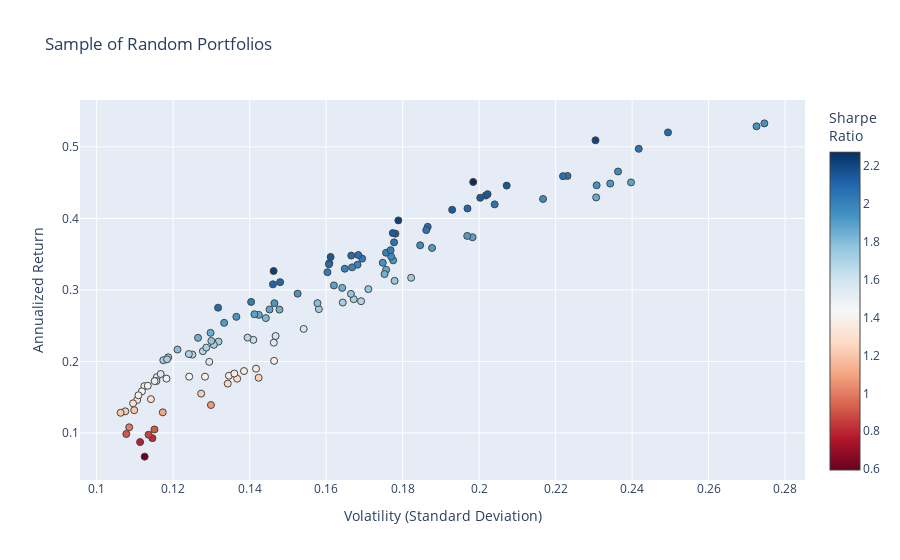

This figure's notebook cell:
### Code cell
fig = go.Figure()
fig.add_trace(go.Scatter(
    x=mean_variance_pairs[:, 1]**0.5,
    y=mean_variance_pairs[:, 0],
    mode='markers',
    marker=dict(
        color=(mean_variance_pairs[:, 0])/(mean_variance_pairs[:, 1]**0.5),
        showscale=True, 
        size=7,
        line=dict(width=1),
        colorscale="RdBu",
        colorbar=dict(title="Sharpe<br>Ratio")
    ),
    hoverinfo='text',
    text=hover_texts
))

fig.update_layout(
    title='Sample of Random Portfolios',
    xaxis_title='Volatility (Standard Deviation)',
    yaxis_title='Annualized Return',
)

fig.show()

### Figure 1 — Plotly figure (JSON) as saved in the notebook; plotly's stock layout.template omitted (floating-point values rounded to 4 significant figures)
{"data": [{"hoverinfo": "text", "marker": {"color": [1.259, 1.593, 1.287, 1.844, 1.884, 1.072, 1.218, 1.099, 1.245, 0.8106, 1.489, 1.911, 1.681, 1.971, 1.74, 1.761, 1.372, 1.547, 1.339, 1.393, 0.5956, 0.9121, 1.758, 1.907, 0.8598, 1.868, 1.347, 0.7848, 2.056, 1.963, 1.347, 1.923, 1.838, 1.341, 1.44, 1.934, 1.633, 1.728, 1.291, 1.541, 1.862, 1.728, 1.605, 2.126, 1.718, 2.141, 1.807, 1.785, 1.674, 2.136, 1.915, 1.719, 1.934, 1.677, 1.717, 1.769, 1.322, 1.999, 1.905, 1.959, 1.94, 1.678, 1.993, 1.862, 2.151, 1.844, 1.539, 1.933, 1.472, 1.494, 1.89, 2.029, 0.9161, 2.101, 2.026, 2.081, 2.071, 0.9956, 1.564, 1.988, 1.878, 1.499, 2.062, 2.099, 1.884, 1.922, 1.922, 2.004, 1.706, 2.232, 2.061, 2.057, 1.878, 1.465, 2.089, 2.221, 2.018, 1.213, 2.011, 1.416, 2.139, 1.201, 1.696, 1.789, 2.148, 2.101, 1.734, 1.715, 2.059, 1.94, 2.141, 2.089, 2.146, 2.089, 1.71, 2.107, 1.378, 2.272, 1.76, 1.97, 2.21, 1.208, 1.842, 2.068, 1.849, 2.086, 1.292], "colorbar": {"title": {"text": "Sharpe<br>Ratio"}}, "colorscale": [[0, "rgb(103,0,31)"], [0.1, "rgb(178,24,43)"], [0.2, "rgb(214,96,77)"], [0.3, "rgb(244,165,130)"], [0.4, "rgb(253,219,199)"], [0.5, "rgb(247,247,247)"], [0.6, "rgb(209,229,240)"], [0.7, "rgb(146,197,222)"], [0.8, "rgb(67,147,195)"], [0.9, "rgb(33,102,172)"], [1, "rgb(5,48,97)"]], "line": {"width": 1}, "showscale": true, "size": 7}, "mode": "markers", "text": ["Return: 16.91%<br>Volatility: 0.13<br>TMO_adj_close: Weight=0.18<br>JPM_adj_close: Weight=0.11<br>NEE_adj_close: Weight=0.22<br>PFE_adj_close: Weight=0.09<br>ACN_adj_close: Weight=0.39", "Return: 24.55%<br>Volatility: 0.15<br>CSCO_adj_close: Weight=0.26<br>PFE_adj_close: Weight=0.07<br>WFC_adj_close: Weight=0.26<br>NVDA_adj_close: Weight=0.20<br>NEE_adj_close: Weight=0.21", "Return: 17.59%<br>Volatility: 0.14<br>CMCSA_adj_close: Weight=0.12<br>DHR_adj_close: Weight=0.12<br>T_adj_close: Weight=0.28<br>GOOGL_adj_close: Weight=0.38<br>VZ_adj_close: Weight=0.10", "Return: 27.26%<br>Volatility: 0.15<br>NEE_adj_close: Weight=0.26<br>ABBV_adj_close: Weight=0.24<br>NVDA_adj_close: Weight=0.22<br>PEP_adj_close: Weight=0.24<br>BMY_adj_close: Weight=0.05", "Return: 37.36%<br>Volatility: 0.20<br>NVDA_adj_close: Weight=0.33<br>XOM_adj_close: Weight=0.22<br>GOOGL_adj_close: Weight=0.19<br>ADBE_adj_close: Weight=0.25<br>CMCSA_adj_close: Weight=0.00", "Return: 13.92%<br>Volatility: 0.13<br>NEE_adj_close: Weight=0.62<br>GOOG_adj_close: Weight=0.08<br>MCD_adj_close: Weight=0.05<br>PG_adj_close: Weight=0.16<br>KO_adj_close: Weight=0.08", "Return: 15.51%<br>Volatility: 0.13<br>CSCO_adj_close: Weight=0.14<br>MCD_adj_close: Weight=0.33<br>DIS_adj_close: Weight=0.01<br>CMCSA_adj_close: Weight=0.34<br>WMT_adj_close: Weight=0.18", "Return: 12.89%<br>Volatility: 0.12<br>KO_adj_close: Weight=0.33<br>UNH_adj_close: Weight=0.11<br>ACN_adj_close: Weight=0.25<br>CSCO_adj_close: Weight=0.00<br>VZ_adj_close: Weight=0.31", "Return: 17.72%<br>Volatility: 0.14<br>AMZN_adj_close: Weight=0.12<br>NEE_adj_close: Weight=0.23<br>TMO_adj_close: Weight=0.15<br>DIS_adj_close: Weight=0.20<br>BAC_adj_close: Weight=0.30", "Return: 9.29%<br>Volatility: 0.11<br>PFE_adj_close: Weight=0.29<br>COST_adj_close: Weight=0.23<br>KO_adj_close: Weight=0.29<br>WMT_adj_close: Weight=0.14<br>JPM_adj_close: Weight=0.06", "Return: 17.60%<br>Volatility: 0.12<br>NEE_adj_close: Weight=0.37<br>V_adj_close: Weight=0.10<br>WFC_adj_close: Weight=0.12<br>NVDA_adj_close: Weight=0.06<br>JNJ_adj_close: Weight=0.35", "Return: 35.87%<br>Volatility: 0.19<br>PYPL_adj_close: Weight=0.22<br>MSFT_adj_close: Weight=0.19<br>ACN_adj_close: Weight=0.25<br>NVDA_adj_close: Weight=0.16<br>AMZN_adj_close: Weight=0.18", "Return: 28.43%<br>Volatility: 0.17<br>PG_adj_close: Weight=0.05<br>PEP_adj_close: Weight=0.03<br>NVDA_adj_close: Weight=0.18<br>T_adj_close: Weight=0.39<br>DHR_adj_close: Weight=0.35", "Return: 42.71%<br>Volatility: 0.22<br>GOOG_adj_close: Weight=0.15<br>META_adj_close: Weight=0.03<br>LLY_adj_close: Weight=0.16<br>VZ_adj_close: Weight=0.20<br>NVDA_adj_close: Weight=0.46", "Return: 31.70%<br>Volatility: 0.18<br>NKE_adj_close: Weight=0.13<br>JNJ_adj_close: Weight=0.13<br>MA_adj_close: Weight=0.24<br>PYPL_adj_close: Weight=0.29<br>NVDA_adj_close: Weight=0.21", "Return: 30.11%<br>Volatility: 0.17<br>MA_adj_close: Weight=0.26<br>NVDA_adj_close: Weight=0.23<br>UNH_adj_close: Weight=0.05<br>HD_adj_close: Weight=0.24<br>BMY_adj_close: Weight=0.23", "Return: 20.09%<br>Volatility: 0.15<br>V_adj_close: Weight=0.08<br>UNH_adj_close: Weight=0.21<br>MSFT_adj_close: Weight=0.22<br>JPM_adj_close: Weight=0.29<br>VZ_adj_close: Weight=0.19", "Return: 22.63%<br>Volatility: 0.15<br>MCD_adj_close: Weight=0.35<br>MDT_adj_close: Weight=0.02<br>GOOG_adj_close: Weight=0.30<br>ADBE_adj_close: Weight=0.22<br>LLY_adj_close: Weight=0.11", "Return: 18.01%<br>Volatility: 0.13<br>DHR_adj_close: Weight=0.16<br>MCD_adj_close: Weight=0.39<br>BMY_adj_close: Weight=0.02<br>COST_adj_close: Weight=0.16<br>LLY_adj_close: Weight=0.27", "Return: 17.88%<br>Volatility: 0.13<br>COST_adj_close: Weight=0.31<br>V_adj_close: Weight=0.23<br>MA_adj_close: Weight=0.04<br>UNH_adj_close: Weight=0.23<br>JNJ_adj_close: Weight=0.19", "Return: 6.70%<br>Volatility: 0.11<br>MDT_adj_close: Weight=0.26<br>PG_adj_close: Weight=0.17<br>VZ_adj_close: Weight=0.29<br>KO_adj_close: Weight=0.15<br>PFE_adj_close: Weight=0.13", "Return: 10.50%<br>Volatility: 0.12<br>PG_adj_close: Weight=0.25<br>MA_adj_close: Weight=0.19<br>PEP_adj_close: Weight=0.12<br>PFE_adj_close: Weight=0.24<br>JNJ_adj_close: Weight=0.20", "Return: 31.27%<br>Volatility: 0.18<br>V_adj_close: Weight=0.31<br>PYPL_adj_close: Weight=0.04<br>NVDA_adj_close: Weight=0.28<br>CVX_adj_close: Weight=0.23<br>VZ_adj_close: Weight=0.14", "Return: 37.55%<br>Volatility: 0.20<br>NVDA_adj_close: Weight=0.33<br>AAPL_adj_close: Weight=0.29<br>GOOGL_adj_close: Weight=0.17<br>LMT_adj_close: Weight=0.15<br>CMCSA_adj_close: Weight=0.06", "Return: 9.76%<br>Volatility: 0.11<br>MRK_adj_close: Weight=0.13<br>LMT_adj_close: Weight=0.13<br>T_adj_close: Weight=0.23<br>DIS_adj_close: Weight=0.26<br>PEP_adj_close: Weight=0.26", "Return: 32.83%<br>Volatility: 0.18<br>NVDA_adj_close: Weight=0.27<br>QCOM_adj_close: Weight=0.01<br>ACN_adj_close: Weight=0.16<br>ABBV_adj_close: Weight=0.35<br>NEE_adj_close: Weight=0.22", "Return: 18.32%<br>Volatility: 0.14<br>XOM_adj_close: Weight=0.19<br>UNH_adj_close: Weight=0.23<br>LMT_adj_close: Weight=0.17<br>GOOGL_adj_close: Weight=0.34<br>LLY_adj_close: Weight=0.06", "Return: 8.74%<br>Volatility: 0.11<br>PG_adj_close: Weight=0.25<br>PYPL_adj_close: Weight=0.10<br>COST_adj_close: Weight=0.07<br>KO_adj_close: Weight=0.48<br>JNJ_adj_close: Weight=0.10", "Return: 41.96%<br>Volatility: 0.20<br>TMO_adj_close: Weight=0.12<br>UNH_adj_close: Weight=0.27<br>TSLA_adj_close: Weight=0.06<br>VZ_adj_close: Weight=0.14<br>NVDA_adj_close: Weight=0.40", "Return: 36.24%<br>Volatility: 0.18<br>HD_adj_close: Weight=0.09<br>ADBE_adj_close: Weight=0.26<br>NVDA_adj_close: Weight=0.30<br>GOOG_adj_close: Weight=0.07<br>WMT_adj_close: Weight=0.28", "Return: 18.66%<br>Volatility: 0.14<br>MA_adj_close: Weight=0.31<br>LMT_adj_close: Weight=0.15<br>INTC_adj_close: Weight=0.03<br>KO_adj_close: Weight=0.25<br>ADBE_adj_close: Weight=0.26", "Return: 34.14%<br>Volatility: 0.18<br>NEE_adj_close: Weight=0.07<br>JPM_adj_close: Weight=0.23<br>MCD_adj_close: Weight=0.27<br>NVDA_adj_close: Weight=0.29<br>QCOM_adj_close: Weight=0.14", "Return: 32.22%<br>Volatility: 0.18<br>CSCO_adj_close: Weight=0.12<br>JPM_adj_close: Weight=0.09<br>PFE_adj_close: Weight=0.22<br>GOOGL_adj_close: Weight=0.32<br>NVDA_adj_close: Weight=0.26", "Return: 18.99%<br>Volatility: 0.14<br>ADBE_adj_close: Weight=0.26<br>CSCO_adj_close: Weight=0.29<br>LMT_adj_close: Weight=0.28<br>MCD_adj_close: Weight=0.06<br>BMY_adj_close: Weight=0.12", "Return: 17.88%<br>Volatility: 0.12<br>MCD_adj_close: Weight=0.34<br>ABBV_adj_close: Weight=0.21<br>XOM_adj_close: Weight=0.11<br>CMCSA_adj_close: Weight=0.05<br>LMT_adj_close: Weight=0.29", "Return: 33.80%<br>Volatility: 0.17<br>NVDA_adj_close: Weight=0.23<br>MDT_adj_close: Weight=0.01<br>DHR_adj_close: Weight=0.02<br>ADBE_adj_close: Weight=0.37<br>JNJ_adj_close: Weight=0.37", "Return: 23.02%<br>Volatility: 0.14<br>ADBE_adj_close: Weight=0.18<br>DHR_adj_close: Weight=0.22<br>MCD_adj_close: Weight=0.22<br>CSCO_adj_close: Weight=0.17<br>LMT_adj_close: Weight=0.21", "Return: 22.78%<br>Volatility: 0.13<br>NVDA_adj_close: Weight=0.16<br>NEE_adj_close: Weight=0.27<br>T_adj_close: Weight=0.32<br>MDT_adj_close: Weight=0.20<br>GOOG_adj_close: Weight=0.05", "Return: 14.74%<br>Volatility: 0.11<br>CMCSA_adj_close: Weight=0.04<br>KO_adj_close: Weight=0.19<br>MCD_adj_close: Weight=0.23<br>COST_adj_close: Weight=0.29<br>NEE_adj_close: Weight=0.25", "Return: 19.95%<br>Volatility: 0.13<br>HD_adj_close: Weight=0.24<br>MCD_adj_close: Weight=0.33<br>BMY_adj_close: Weight=0.04<br>MA_adj_close: Weight=0.25<br>JNJ_adj_close: Weight=0.13", "Return: 42.93%<br>Volatility: 0.23<br>MRK_adj_close: Weight=0.08<br>NVDA_adj_close: Weight=0.46<br>BAC_adj_close: Weight=0.11<br>ABBV_adj_close: Weight=0.31<br>PG_adj_close: Weight=0.04", "Return: 27.32%<br>Volatility: 0.16<br>MDT_adj_close: Weight=0.21<br>NVDA_adj_close: Weight=0.22<br>PEP_adj_close: Weight=0.22<br>CSCO_adj_close: Weight=0.12<br>GOOGL_adj_close: Weight=0.23", "Return: 23.56%<br>Volatility: 0.15<br>MCD_adj_close: Weight=0.20<br>NFLX_adj_close: Weight=0.19<br>TSLA_adj_close: Weight=0.07<br>NEE_adj_close: Weight=0.46<br>UNH_adj_close: Weight=0.09", "Return: 37.87%<br>Volatility: 0.18<br>NKE_adj_close: Weight=0.02<br>T_adj_close: Weight=0.28<br>NVDA_adj_close: Weight=0.24<br>AMZN_adj_close: Weight=0.32<br>CSCO_adj_close: Weight=0.14", "Return: 20.18%<br>Volatility: 0.12<br>MCD_adj_close: Weight=0.04<br>META_adj_close: Weight=0.08<br>HD_adj_close: Weight=0.25<br>NEE_adj_close: Weight=0.23<br>LMT_adj_close: Weight=0.39", "Return: 43.19%<br>Volatility: 0.20<br>CRM_adj_close: Weight=0.03<br>T_adj_close: Weight=0.15<br>AMZN_adj_close: Weight=0.36<br>NVDA_adj_close: Weight=0.25<br>META_adj_close: Weight=0.20", "Return: 26.06%<br>Volatility: 0.14<br>HD_adj_close: Weight=0.35<br>AMZN_adj_close: Weight=0.27<br>KO_adj_close: Weight=0.19<br>MCD_adj_close: Weight=0.10<br>ADBE_adj_close: Weight=0.09", "Return: 28.15%<br>Volatility: 0.16<br>AMZN_adj_close: Weight=0.23<br>HD_adj_close: Weight=0.48<br>MCD_adj_close: Weight=0.08<br>PYPL_adj_close: Weight=0.16<br>TMO_adj_close: Weight=0.05", "Return: 23.34%<br>Volatility: 0.14<br>AAPL_adj_close: Weight=0.25<br>LMT_adj_close: Weight=0.34<br>NFLX_adj_close: Weight=0.13<br>MCD_adj_close: Weight=0.26<br>UNH_adj_close: Weight=0.03", "Return: 41.21%<br>Volatility: 0.19<br>AMZN_adj_close: Weight=0.29<br>PFE_adj_close: Weight=0.15<br>JPM_adj_close: Weight=0.11<br>CVX_adj_close: Weight=0.14<br>NVDA_adj_close: Weight=0.31", "Return: 44.87%<br>Volatility: 0.23<br>NVDA_adj_close: Weight=0.43<br>WFC_adj_close: Weight=0.14<br>T_adj_close: Weight=0.03<br>MDT_adj_close: Weight=0.19<br>NFLX_adj_close: Weight=0.21", "Return: 28.24%<br>Volatility: 0.16<br>NVDA_adj_close: Weight=0.17<br>ABT_adj_close: Weight=0.07<br>NEE_adj_close: Weight=0.18<br>V_adj_close: Weight=0.34<br>MSFT_adj_close: Weight=0.24", "Return: 44.63%<br>Volatility: 0.23<br>NVDA_adj_close: Weight=0.30<br>NFLX_adj_close: Weight=0.27<br>HD_adj_close: Weight=0.02<br>MSFT_adj_close: Weight=0.24<br>ACN_adj_close: Weight=0.16", "Return: 20.96%<br>Volatility: 0.13<br>JNJ_adj_close: Weight=0.25<br>AMZN_adj_close: Weight=0.24<br>MCD_adj_close: Weight=0.16<br>VZ_adj_close: Weight=0.17<br>PEP_adj_close: Weight=0.18", "Return: 28.71%<br>Volatility: 0.17<br>NVDA_adj_close: Weight=0.30<br>MCD_adj_close: Weight=0.15<br>CSCO_adj_close: Weight=0.11<br>UA_adj_close: Weight=0.06<br>T_adj_close: Weight=0.38", "Return: 29.45%<br>Volatility: 0.17<br>COST_adj_close: Weight=0.25<br>NVDA_adj_close: Weight=0.22<br>JNJ_adj_close: Weight=0.19<br>MSFT_adj_close: Weight=0.18<br>CRM_adj_close: Weight=0.17", "Return: 14.62%<br>Volatility: 0.11<br>UNH_adj_close: Weight=0.23<br>KO_adj_close: Weight=0.29<br>T_adj_close: Weight=0.16<br>COST_adj_close: Weight=0.16<br>NEE_adj_close: Weight=0.17", "Return: 32.96%<br>Volatility: 0.16<br>NVDA_adj_close: Weight=0.21<br>WMT_adj_close: Weight=0.33<br>ADBE_adj_close: Weight=0.10<br>PG_adj_close: Weight=0.12<br>AMZN_adj_close: Weight=0.25", "Return: 25.40%<br>Volatility: 0.13<br>NVDA_adj_close: Weight=0.11<br>UNH_adj_close: Weight=0.24<br>COST_adj_close: Weight=0.17<br>V_adj_close: Weight=0.26<br>NEE_adj_close: Weight=0.22", "Return: 34.67%<br>Volatility: 0.18<br>PYPL_adj_close: Weight=0.33<br>T_adj_close: Weight=0.16<br>AMZN_adj_close: Weight=0.17<br>NVDA_adj_close: Weight=0.19<br>PFE_adj_close: Weight=0.15", "Return: 52.87%<br>Volatility: 0.27<br>PFE_adj_close: Weight=0.10<br>NVDA_adj_close: Weight=0.58<br>AMZN_adj_close: Weight=0.08<br>CRM_adj_close: Weight=0.24<br>ORCL_adj_close: Weight=0.00", "Return: 21.44%<br>Volatility: 0.13<br>HD_adj_close: Weight=0.20<br>UNH_adj_close: Weight=0.10<br>NEE_adj_close: Weight=0.14<br>MCD_adj_close: Weight=0.25<br>MA_adj_close: Weight=0.31", "Return: 33.53%<br>Volatility: 0.17<br>ABT_adj_close: Weight=0.18<br>GOOG_adj_close: Weight=0.26<br>LMT_adj_close: Weight=0.24<br>NVDA_adj_close: Weight=0.25<br>UNH_adj_close: Weight=0.07", "Return: 26.51%<br>Volatility: 0.14<br>CMCSA_adj_close: Weight=0.05<br>BMY_adj_close: Weight=0.02<br>UNH_adj_close: Weight=0.31<br>AMZN_adj_close: Weight=0.26<br>NEE_adj_close: Weight=0.36", "Return: 44.58%<br>Volatility: 0.21<br>NFLX_adj_close: Weight=0.20<br>BMY_adj_close: Weight=0.07<br>NVDA_adj_close: Weight=0.36<br>PEP_adj_close: Weight=0.08<br>MCD_adj_close: Weight=0.28", "Return: 30.29%<br>Volatility: 0.16<br>MCD_adj_close: Weight=0.21<br>NFLX_adj_close: Weight=0.21<br>NVDA_adj_close: Weight=0.15<br>COST_adj_close: Weight=0.24<br>CVX_adj_close: Weight=0.19", "Return: 17.81%<br>Volatility: 0.12<br>MCD_adj_close: Weight=0.26<br>NEE_adj_close: Weight=0.18<br>NKE_adj_close: Weight=0.12<br>LMT_adj_close: Weight=0.25<br>CSCO_adj_close: Weight=0.17", "Return: 29.48%<br>Volatility: 0.15<br>MA_adj_close: Weight=0.23<br>NVDA_adj_close: Weight=0.21<br>JPM_adj_close: Weight=0.20<br>NEE_adj_close: Weight=0.26<br>KO_adj_close: Weight=0.10", "Return: 16.55%<br>Volatility: 0.11<br>KO_adj_close: Weight=0.29<br>NVDA_adj_close: Weight=0.08<br>NKE_adj_close: Weight=0.05<br>JNJ_adj_close: Weight=0.35<br>NEE_adj_close: Weight=0.23", "Return: 17.27%<br>Volatility: 0.12<br>MCD_adj_close: Weight=0.16<br>GOOGL_adj_close: Weight=0.12<br>KO_adj_close: Weight=0.28<br>UNH_adj_close: Weight=0.26<br>PEP_adj_close: Weight=0.19", "Return: 30.63%<br>Volatility: 0.16<br>NVDA_adj_close: Weight=0.22<br>ADBE_adj_close: Weight=0.16<br>V_adj_close: Weight=0.24<br>PEP_adj_close: Weight=0.24<br>COST_adj_close: Weight=0.14", "Return: 34.38%<br>Volatility: 0.17<br>NVDA_adj_close: Weight=0.25<br>TMO_adj_close: Weight=0.25<br>CMCSA_adj_close: Weight=0.07<br>DHR_adj_close: Weight=0.18<br>MCD_adj_close: Weight=0.25", "Return: 9.87%<br>Volatility: 0.11<br>DIS_adj_close: Weight=0.15<br>META_adj_close: Weight=0.03<br>T_adj_close: Weight=0.05<br>JNJ_adj_close: Weight=0.45<br>KO_adj_close: Weight=0.33", "Return: 31.09%<br>Volatility: 0.15<br>HD_adj_close: Weight=0.14<br>NEE_adj_close: Weight=0.28<br>NVDA_adj_close: Weight=0.24<br>MCD_adj_close: Weight=0.16<br>DIS_adj_close: Weight=0.17", "Return: 32.48%<br>Volatility: 0.16<br>MCD_adj_close: Weight=0.33<br>NVDA_adj_close: Weight=0.23<br>GOOG_adj_close: Weight=0.28<br>PG_adj_close: Weight=0.16<br>JPM_adj_close: Weight=0.00", "Return: 38.83%<br>Volatility: 0.19<br>DHR_adj_close: Weight=0.11<br>NFLX_adj_close: Weight=0.08<br>HD_adj_close: Weight=0.32<br>NVDA_adj_close: Weight=0.30<br>LLY_adj_close: Weight=0.18", "Return: 34.88%<br>Volatility: 0.17<br>ACN_adj_close: Weight=0.21<br>NEE_adj_close: Weight=0.19<br>GOOG_adj_close: Weight=0.26<br>NVDA_adj_close: Weight=0.26<br>LMT_adj_close: Weight=0.07", "Return: 10.80%<br>Volatility: 0.11<br>NKE_adj_close: Weight=0.05<br>PG_adj_close: Weight=0.23<br>KO_adj_close: Weight=0.23<br>PEP_adj_close: Weight=0.19<br>LMT_adj_close: Weight=0.30", "Return: 18.25%<br>Volatility: 0.12<br>T_adj_close: Weight=0.36<br>NEE_adj_close: Weight=0.07<br>UNH_adj_close: Weight=0.23<br>V_adj_close: Weight=0.06<br>LMT_adj_close: Weight=0.28", "Return: 33.16%<br>Volatility: 0.17<br>JNJ_adj_close: Weight=0.13<br>VZ_adj_close: Weight=0.22<br>ACN_adj_close: Weight=0.34<br>NVDA_adj_close: Weight=0.27<br>AMZN_adj_close: Weight=0.04", "Return: 45.03%<br>Volatility: 0.24<br>NVDA_adj_close: Weight=0.53<br>CMCSA_adj_close: Weight=0.02<br>V_adj_close: Weight=0.15<br>BMY_adj_close: Weight=0.19<br>WMT_adj_close: Weight=0.12", "Return: 17.26%<br>Volatility: 0.12<br>NEE_adj_close: Weight=0.26<br>ACN_adj_close: Weight=0.22<br>MCD_adj_close: Weight=0.31<br>T_adj_close: Weight=0.10<br>PG_adj_close: Weight=0.12", "Return: 36.65%<br>Volatility: 0.18<br>VZ_adj_close: Weight=0.21<br>AMZN_adj_close: Weight=0.25<br>MDT_adj_close: Weight=0.15<br>GOOGL_adj_close: Weight=0.13<br>NVDA_adj_close: Weight=0.26", "Return: 33.75%<br>Volatility: 0.16<br>ADBE_adj_close: Weight=0.12<br>LMT_adj_close: Weight=0.18<br>CMCSA_adj_close: Weight=0.21<br>NVDA_adj_close: Weight=0.27<br>NEE_adj_close: Weight=0.23", "Return: 26.60%<br>Volatility: 0.14<br>MCD_adj_close: Weight=0.15<br>VZ_adj_close: Weight=0.09<br>PEP_adj_close: Weight=0.22<br>KO_adj_close: Weight=0.31<br>NVDA_adj_close: Weight=0.24", "Return: 28.15%<br>Volatility: 0.15<br>BAC_adj_close: Weight=0.08<br>MCD_adj_close: Weight=0.42<br>LLY_adj_close: Weight=0.23<br>NVDA_adj_close: Weight=0.18<br>WMT_adj_close: Weight=0.08", "Return: 26.24%<br>Volatility: 0.14<br>MCD_adj_close: Weight=0.41<br>T_adj_close: Weight=0.23<br>TMO_adj_close: Weight=0.02<br>CVX_adj_close: Weight=0.18<br>NVDA_adj_close: Weight=0.16", "Return: 35.20%<br>Volatility: 0.18<br>AAPL_adj_close: Weight=0.13<br>AMZN_adj_close: Weight=0.30<br>VZ_adj_close: Weight=0.22<br>NVDA_adj_close: Weight=0.20<br>CSCO_adj_close: Weight=0.15", "Return: 21.94%<br>Volatility: 0.13<br>PEP_adj_close: Weight=0.23<br>WMT_adj_close: Weight=0.14<br>CVX_adj_close: Weight=0.04<br>MCD_adj_close: Weight=0.38<br>AMZN_adj_close: Weight=0.21", "Return: 32.64%<br>Volatility: 0.15<br>LMT_adj_close: Weight=0.22<br>MCD_adj_close: Weight=0.36<br>MA_adj_close: Weight=0.16<br>NVDA_adj_close: Weight=0.19<br>UNH_adj_close: Weight=0.07", "Return: 38.37%<br>Volatility: 0.19<br>NVDA_adj_close: Weight=0.29<br>PYPL_adj_close: Weight=0.28<br>T_adj_close: Weight=0.13<br>MCD_adj_close: Weight=0.19<br>JPM_adj_close: Weight=0.10", "Return: 49.72%<br>Volatility: 0.24<br>T_adj_close: Weight=0.15<br>NVDA_adj_close: Weight=0.51<br>JNJ_adj_close: Weight=0.01<br>NFLX_adj_close: Weight=0.06<br>GOOG_adj_close: Weight=0.28", "Return: 27.27%<br>Volatility: 0.15<br>AMZN_adj_close: Weight=0.30<br>NEE_adj_close: Weight=0.38<br>UNH_adj_close: Weight=0.26<br>INTC_adj_close: Weight=0.02<br>COST_adj_close: Weight=0.04", "Return: 16.61%<br>Volatility: 0.11<br>UNH_adj_close: Weight=0.19<br>LMT_adj_close: Weight=0.33<br>NEE_adj_close: Weight=0.11<br>COST_adj_close: Weight=0.19<br>PG_adj_close: Weight=0.18", "Return: 34.80%<br>Volatility: 0.17<br>NVDA_adj_close: Weight=0.25<br>JPM_adj_close: Weight=0.29<br>PFE_adj_close: Weight=0.06<br>HD_adj_close: Weight=0.13<br>MCD_adj_close: Weight=0.27", "Return: 39.72%<br>Volatility: 0.18<br>NVDA_adj_close: Weight=0.25<br>V_adj_close: Weight=0.19<br>LLY_adj_close: Weight=0.01<br>AMZN_adj_close: Weight=0.29<br>NEE_adj_close: Weight=0.26", "Return: 28.32%<br>Volatility: 0.14<br>KO_adj_close: Weight=0.31<br>NVDA_adj_close: Weight=0.20<br>AMZN_adj_close: Weight=0.06<br>TMO_adj_close: Weight=0.15<br>MCD_adj_close: Weight=0.28", "Return: 13.04%<br>Volatility: 0.11<br>LMT_adj_close: Weight=0.28<br>KO_adj_close: Weight=0.40<br>T_adj_close: Weight=0.16<br>GOOG_adj_close: Weight=0.13<br>MDT_adj_close: Weight=0.02", "Return: 35.56%<br>Volatility: 0.18<br>NVDA_adj_close: Weight=0.32<br>UNH_adj_close: Weight=0.16<br>PFE_adj_close: Weight=0.19<br>TMO_adj_close: Weight=0.21<br>LMT_adj_close: Weight=0.12", "Return: 15.83%<br>Volatility: 0.11<br>WMT_adj_close: Weight=0.12<br>LMT_adj_close: Weight=0.23<br>DIS_adj_close: Weight=0.06<br>VZ_adj_close: Weight=0.25<br>MCD_adj_close: Weight=0.33", "Return: 37.95%<br>Volatility: 0.18<br>PG_adj_close: Weight=0.01<br>NVDA_adj_close: Weight=0.19<br>WFC_adj_close: Weight=0.16<br>LMT_adj_close: Weight=0.24<br>AMZN_adj_close: Weight=0.40", "Return: 13.19%<br>Volatility: 0.11<br>PFE_adj_close: Weight=0.20<br>LMT_adj_close: Weight=0.25<br>NEE_adj_close: Weight=0.34<br>ABT_adj_close: Weight=0.01<br>KO_adj_close: Weight=0.21", "Return: 21.04%<br>Volatility: 0.12<br>MCD_adj_close: Weight=0.25<br>ABBV_adj_close: Weight=0.11<br>PG_adj_close: Weight=0.24<br>KO_adj_close: Weight=0.26<br>NVDA_adj_close: Weight=0.14", "Return: 21.67%<br>Volatility: 0.12<br>LMT_adj_close: Weight=0.39<br>NFLX_adj_close: Weight=0.04<br>MCD_adj_close: Weight=0.41<br>GOOGL_adj_close: Weight=0.07<br>VZ_adj_close: Weight=0.08", "Return: 34.61%<br>Volatility: 0.16<br>MCD_adj_close: Weight=0.33<br>PEP_adj_close: Weight=0.13<br>TMO_adj_close: Weight=0.14<br>T_adj_close: Weight=0.11<br>NVDA_adj_close: Weight=0.29", "Return: 41.39%<br>Volatility: 0.20<br>JPM_adj_close: Weight=0.06<br>NFLX_adj_close: Weight=0.12<br>MSFT_adj_close: Weight=0.12<br>HD_adj_close: Weight=0.39<br>NVDA_adj_close: Weight=0.30", "Return: 20.58%<br>Volatility: 0.12<br>JNJ_adj_close: Weight=0.21<br>T_adj_close: Weight=0.30<br>MCD_adj_close: Weight=0.34<br>NVDA_adj_close: Weight=0.09<br>QCOM_adj_close: Weight=0.06", "Return: 20.31%<br>Volatility: 0.12<br>HD_adj_close: Weight=0.27<br>DHR_adj_close: Weight=0.08<br>GOOG_adj_close: Weight=0.12<br>NEE_adj_close: Weight=0.28<br>LMT_adj_close: Weight=0.25", "Return: 45.94%<br>Volatility: 0.22<br>NVDA_adj_close: Weight=0.43<br>CSCO_adj_close: Weight=0.13<br>AMZN_adj_close: Weight=0.19<br>GOOG_adj_close: Weight=0.06<br>DIS_adj_close: Weight=0.19", "Return: 53.28%<br>Volatility: 0.27<br>NVDA_adj_close: Weight=0.63<br>ABBV_adj_close: Weight=0.17<br>CVX_adj_close: Weight=0.05<br>ABT_adj_close: Weight=0.06<br>NKE_adj_close: Weight=0.09", "Return: 42.88%<br>Volatility: 0.20<br>AAPL_adj_close: Weight=0.14<br>DHR_adj_close: Weight=0.03<br>NVDA_adj_close: Weight=0.38<br>UNH_adj_close: Weight=0.15<br>HD_adj_close: Weight=0.31", "Return: 27.52%<br>Volatility: 0.13<br>LMT_adj_close: Weight=0.19<br>MCD_adj_close: Weight=0.26<br>MA_adj_close: Weight=0.19<br>NVDA_adj_close: Weight=0.15<br>T_adj_close: Weight=0.20", "Return: 43.39%<br>Volatility: 0.20<br>DHR_adj_close: Weight=0.07<br>NVDA_adj_close: Weight=0.39<br>T_adj_close: Weight=0.15<br>LMT_adj_close: Weight=0.17<br>ADBE_adj_close: Weight=0.22", "Return: 33.58%<br>Volatility: 0.16<br>NVDA_adj_close: Weight=0.23<br>META_adj_close: Weight=0.21<br>DHR_adj_close: Weight=0.11<br>MCD_adj_close: Weight=0.23<br>PFE_adj_close: Weight=0.22", "Return: 22.33%<br>Volatility: 0.13<br>GOOG_adj_close: Weight=0.15<br>LMT_adj_close: Weight=0.18<br>ADBE_adj_close: Weight=0.23<br>MCD_adj_close: Weight=0.28<br>COST_adj_close: Weight=0.17", "Return: 30.78%<br>Volatility: 0.15<br>NVDA_adj_close: Weight=0.22<br>ACN_adj_close: Weight=0.04<br>UNH_adj_close: Weight=0.26<br>JNJ_adj_close: Weight=0.24<br>T_adj_close: Weight=0.24", "Return: 15.28%<br>Volatility: 0.11<br>MCD_adj_close: Weight=0.29<br>NEE_adj_close: Weight=0.23<br>PFE_adj_close: Weight=0.15<br>ABT_adj_close: Weight=0.04<br>PEP_adj_close: Weight=0.28", "Return: 45.09%<br>Volatility: 0.20<br>GOOGL_adj_close: Weight=0.08<br>NVDA_adj_close: Weight=0.29<br>UNH_adj_close: Weight=0.22<br>MA_adj_close: Weight=0.13<br>AMZN_adj_close: Weight=0.27", "Return: 22.87%<br>Volatility: 0.13<br>ACN_adj_close: Weight=0.14<br>NEE_adj_close: Weight=0.25<br>VZ_adj_close: Weight=0.22<br>AMZN_adj_close: Weight=0.26<br>LMT_adj_close: Weight=0.13", "Return: 46.55%<br>Volatility: 0.24<br>MA_adj_close: Weight=0.06<br>NKE_adj_close: Weight=0.10<br>NVDA_adj_close: Weight=0.52<br>JPM_adj_close: Weight=0.05<br>COST_adj_close: Weight=0.27", "Return: 50.92%<br>Volatility: 0.23<br>AMZN_adj_close: Weight=0.17<br>NVDA_adj_close: Weight=0.46<br>HD_adj_close: Weight=0.25<br>META_adj_close: Weight=0.08<br>INTC_adj_close: Weight=0.04", "Return: 12.83%<br>Volatility: 0.11<br>KO_adj_close: Weight=0.36<br>JNJ_adj_close: Weight=0.16<br>GOOGL_adj_close: Weight=0.13<br>LMT_adj_close: Weight=0.25<br>DIS_adj_close: Weight=0.09", "Return: 23.31%<br>Volatility: 0.13<br>NEE_adj_close: Weight=0.14<br>BAC_adj_close: Weight=0.04<br>MCD_adj_close: Weight=0.31<br>LMT_adj_close: Weight=0.13<br>UNH_adj_close: Weight=0.38", "Return: 45.90%<br>Volatility: 0.22<br>META_adj_close: Weight=0.07<br>WMT_adj_close: Weight=0.19<br>NVDA_adj_close: Weight=0.49<br>CMCSA_adj_close: Weight=0.09<br>MCD_adj_close: Weight=0.16", "Return: 24.00%<br>Volatility: 0.13<br>COST_adj_close: Weight=0.14<br>UNH_adj_close: Weight=0.25<br>NEE_adj_close: Weight=0.27<br>WMT_adj_close: Weight=0.22<br>NVDA_adj_close: Weight=0.12", "Return: 52.02%<br>Volatility: 0.25<br>LMT_adj_close: Weight=0.15<br>NFLX_adj_close: Weight=0.26<br>PYPL_adj_close: Weight=0.08<br>PFE_adj_close: Weight=0.05<br>NVDA_adj_close: Weight=0.45", "Return: 14.15%<br>Volatility: 0.11<br>MCD_adj_close: Weight=0.27<br>COST_adj_close: Weight=0.13<br>KO_adj_close: Weight=0.09<br>PEP_adj_close: Weight=0.31<br>T_adj_close: Weight=0.20"], "type": "scatter", "x": [0.1343, 0.1541, 0.1367, 0.1478, 0.1983, 0.1299, 0.1273, 0.1173, 0.1423, 0.1146, 0.1182, 0.1877, 0.1691, 0.2167, 0.1822, 0.171, 0.1464, 0.1463, 0.1346, 0.1283, 0.1125, 0.1151, 0.1779, 0.1969, 0.1136, 0.1757, 0.136, 0.1114, 0.2041, 0.1846, 0.1385, 0.1775, 0.1753, 0.1417, 0.1242, 0.1748, 0.141, 0.1319, 0.1142, 0.1294, 0.2306, 0.1581, 0.1468, 0.1781, 0.1174, 0.2017, 0.1442, 0.1577, 0.1395, 0.1929, 0.2343, 0.1643, 0.2307, 0.125, 0.1672, 0.1665, 0.1106, 0.1649, 0.1333, 0.177, 0.2725, 0.1278, 0.1682, 0.1424, 0.2072, 0.1642, 0.1157, 0.1525, 0.1125, 0.1156, 0.162, 0.1694, 0.1078, 0.148, 0.1603, 0.1866, 0.1684, 0.1085, 0.1167, 0.1668, 0.2397, 0.1151, 0.1778, 0.1608, 0.1412, 0.1465, 0.1365, 0.1757, 0.1287, 0.1463, 0.1862, 0.2417, 0.1452, 0.1134, 0.1666, 0.1789, 0.1404, 0.1075, 0.1768, 0.1118, 0.1774, 0.1098, 0.1241, 0.1211, 0.1612, 0.197, 0.1187, 0.1184, 0.2231, 0.2746, 0.2003, 0.1317, 0.2022, 0.1607, 0.1306, 0.1461, 0.1109, 0.1984, 0.13, 0.2363, 0.2304, 0.1063, 0.1265, 0.2219, 0.1298, 0.2494, 0.1095], "y": [0.1691, 0.2455, 0.1759, 0.2726, 0.3736, 0.1392, 0.1551, 0.1289, 0.1772, 0.09287, 0.176, 0.3587, 0.2843, 0.4271, 0.317, 0.3011, 0.2009, 0.2263, 0.1801, 0.1788, 0.06703, 0.105, 0.3127, 0.3755, 0.09764, 0.3283, 0.1832, 0.08739, 0.4196, 0.3624, 0.1866, 0.3414, 0.3222, 0.1899, 0.1788, 0.338, 0.2302, 0.2278, 0.1474, 0.1995, 0.4293, 0.2732, 0.2356, 0.3787, 0.2018, 0.4319, 0.2606, 0.2815, 0.2334, 0.4121, 0.4487, 0.2824, 0.4463, 0.2096, 0.2871, 0.2945, 0.1462, 0.3296, 0.254, 0.3467, 0.5287, 0.2144, 0.3353, 0.2651, 0.4458, 0.3029, 0.1781, 0.2948, 0.1655, 0.1727, 0.3063, 0.3438, 0.09871, 0.3109, 0.3248, 0.3883, 0.3488, 0.108, 0.1825, 0.3316, 0.4503, 0.1726, 0.3665, 0.3375, 0.266, 0.2815, 0.2624, 0.352, 0.2194, 0.3264, 0.3837, 0.4972, 0.2727, 0.1661, 0.348, 0.3972, 0.2832, 0.1304, 0.3556, 0.1583, 0.3795, 0.1319, 0.2104, 0.2167, 0.3461, 0.4139, 0.2058, 0.2031, 0.4594, 0.5328, 0.4288, 0.2752, 0.4339, 0.3358, 0.2233, 0.3078, 0.1528, 0.4509, 0.2287, 0.4655, 0.5092, 0.1283, 0.2331, 0.459, 0.24, 0.5202, 0.1415]}], "layout": {"title": {"text": "Sample of Random Portfolios"}, "xaxis": {"title": {"text": "Volatility (Standard Deviation)"}}, "yaxis": {"title": {"text": "Annualized Return"}}}}
